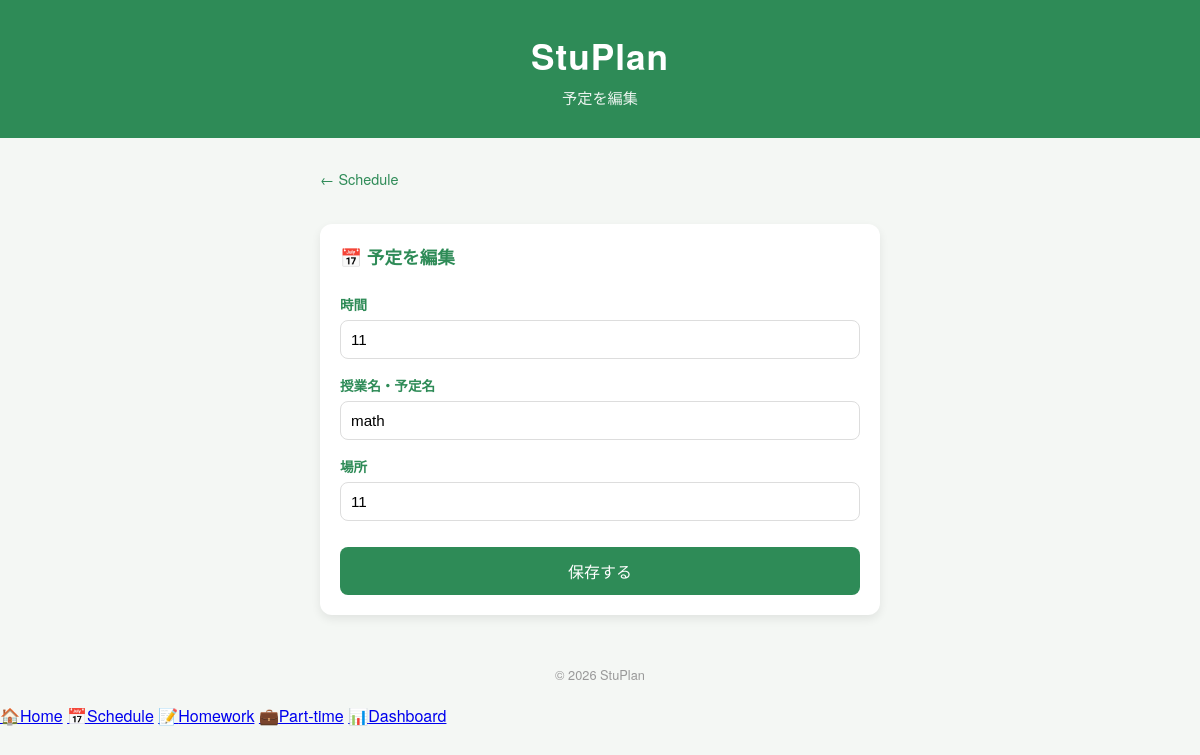
The page /schedule/edit/4 on the database its author committed.
### tables this page shows
CREATE TABLE schedules (
    id INTEGER PRIMARY KEY AUTOINCREMENT,
    time TEXT NOT NULL,
    title TEXT NOT NULL,
    place TEXT NOT NULL
, user_id INTEGER DEFAULT 1);

### app.py (the view, shortened to what this page needs)
@app.route("/schedule/edit/<int:schedule_id>", methods=["GET", "POST"])
def edit_schedule(schedule_id):
    lang = session.get("lang", "ja")
    t = TRANSLATIONS[lang]
    return render_template("edit_schedule.html", item=get_schedule_by_id(schedule_id), t=t)

### app.py (called while the page is built)
def get_db_connection():
    if DATABASE_URL:
        import psycopg2
        import psycopg2.extras
        conn = psycopg2.connect(DATABASE_URL)
        conn.autocommit = False
        return conn
    else:
        conn = sqlite3.connect("stuplan.db")
        conn.row_factory = sqlite3.Row
        return conn

def ph(n=1):
    if DATABASE_URL:
        return ",".join(["%s"] * n) if n > 1 else "%s"
    else:
        return ",".join(["?"] * n) if n > 1 else "?"

def fetchone_as_dict(cursor):
    if DATABASE_URL:
        cols = [desc[0] for desc in cursor.description]
        row = cursor.fetchone()
        return dict(zip(cols, row)) if row else None
    else:
        row = cursor.fetchone()
        return dict(row) if row else None

def get_user_id():
    return session.get("user_id", 1)

def get_schedule_by_id(schedule_id):
    conn = get_db_connection()
    cursor = conn.cursor()
    p = ph()
    cursor.execute(f"SELECT * FROM schedules WHERE id = {p} AND user_id = {p}", (schedule_id, get_user_id()))
    row = fetchone_as_dict(cursor)
    conn.close()
    return row

### templates/edit_schedule.html (shortened to what this page needs)
<!DOCTYPE html>
<html lang="ja">
<head>
    <link rel="stylesheet" href="{{ url_for('static', filename='style.css') }}">
</head>
<body>
    <header class="main-header"><h1>StuPlan</h1><p>{{ t.schedule_edit_title }}</p></header>
    <main class="container schedule-container">
        <a href="/schedule" class="back-link">← {{ t.schedule_title }}</a>
        <section class="card schedule-card">
            <h2>📅 {{ t.schedule_edit_title }}</h2>
            <form method="POST" class="add-form">
                <label>{{ t.time }}</label>
                <input type="text" name="time" value="{{ item.time }}" required>
                <label>{{ t.title_label }}</label>
                <input type="text" name="title" value="{{ item.title }}" required>
                <label>{{ t.place }}</label>
                <input type="text" name="place" value="{{ item.place }}" required>
                <button type="submit">{{ t.save }}</button>
            </form>
        </section>
    </main>
    <footer class="main-footer"><p>&copy; 2026 StuPlan</p></footer>
    <nav class="bottom-nav">
        <a href="/home" class="nav-item "><span class="nav-icon">🏠</span><span>Home</span></a>
        <a href="/schedule" class="nav-item active"><span class="nav-icon">📅</span><span>Schedule</span></a>
        <a href="/homework" class="nav-item "><span class="nav-icon">📝</span><span>Homework</span></a>
        <a href="/parttime" class="nav-item "><span class="nav-icon">💼</span><span>Part-time</span></a>
        <a href="/dashboard" class="nav-item "><span class="nav-icon">📊</span><span>Dashboard</span></a>
    </nav>
</body>
</html>

### static/style.css (style rules this page uses)
* { margin: 0; padding: 0; box-sizing: border-box; }
body { font-family: "Helvetica Neue", Arial, "Hiragino Kaku Gothic ProN", "Meiryo", sans-serif; background-color: #f4f7f4; color: #333; }
.main-header { background-color: #2e8b57; color: white; text-align: center; padding: 30px 20px; }
.main-header h1 { font-size: 2.2rem; letter-spacing: 1px; }
.main-header p { margin-top: 5px; font-size: 0.95rem; opacity: 0.9; }
.container { max-width: 800px; margin: 30px auto; padding: 0 20px; display: grid; grid-template-columns: 1fr 1fr; gap: 20px; }
.card { background-color: #ffffff; border-radius: 12px; padding: 20px; box-shadow: 0 4px 10px rgba(0, 0, 0, 0.08); transition: transform 0.2s ease; }
.card h2 { font-size: 1.1rem; margin-bottom: 10px; color: #2e8b57; }
.main-footer { text-align: center; padding: 20px; color: #999; font-size: 0.8rem; }
.schedule-container { grid-template-columns: 1fr; max-width: 600px; }
.back-link { display: inline-block; margin-bottom: 15px; color: #2e8b57; text-decoration: none; font-size: 0.9rem; }
.add-form { display: flex; flex-direction: column; gap: 6px; margin-top: 15px; }
.add-form label { font-size: 0.85rem; color: #2e8b57; font-weight: bold; margin-top: 10px; }
.add-form input { padding: 10px; border: 1px solid #ddd; border-radius: 8px; font-size: 0.95rem; }
.add-form button { margin-top: 20px; padding: 12px; background-color: #2e8b57; color: white; border: none; border-radius: 8px; font-size: 1rem; cursor: pointer; }

### rows shown on the page
schedules: time "11", title "math", place "11"

### other values the page prints
{{ t.schedule_edit_title }} "予定を編集"
{{ t.schedule_title }} "Schedule"
{{ t.time }} "時間"
{{ t.title_label }} "授業名・予定名"
{{ t.place }} "場所"
{{ t.save }} "保存する"
